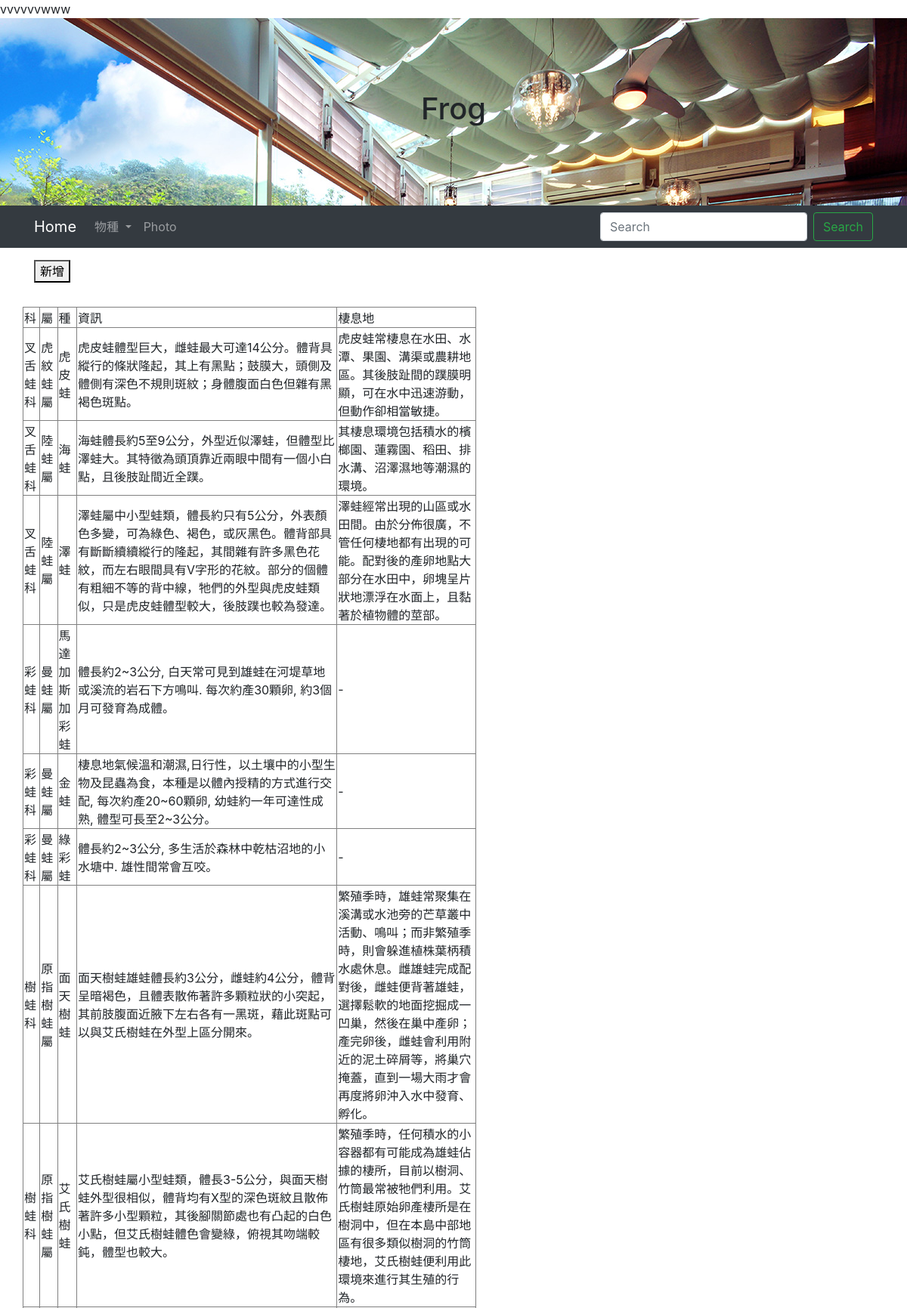
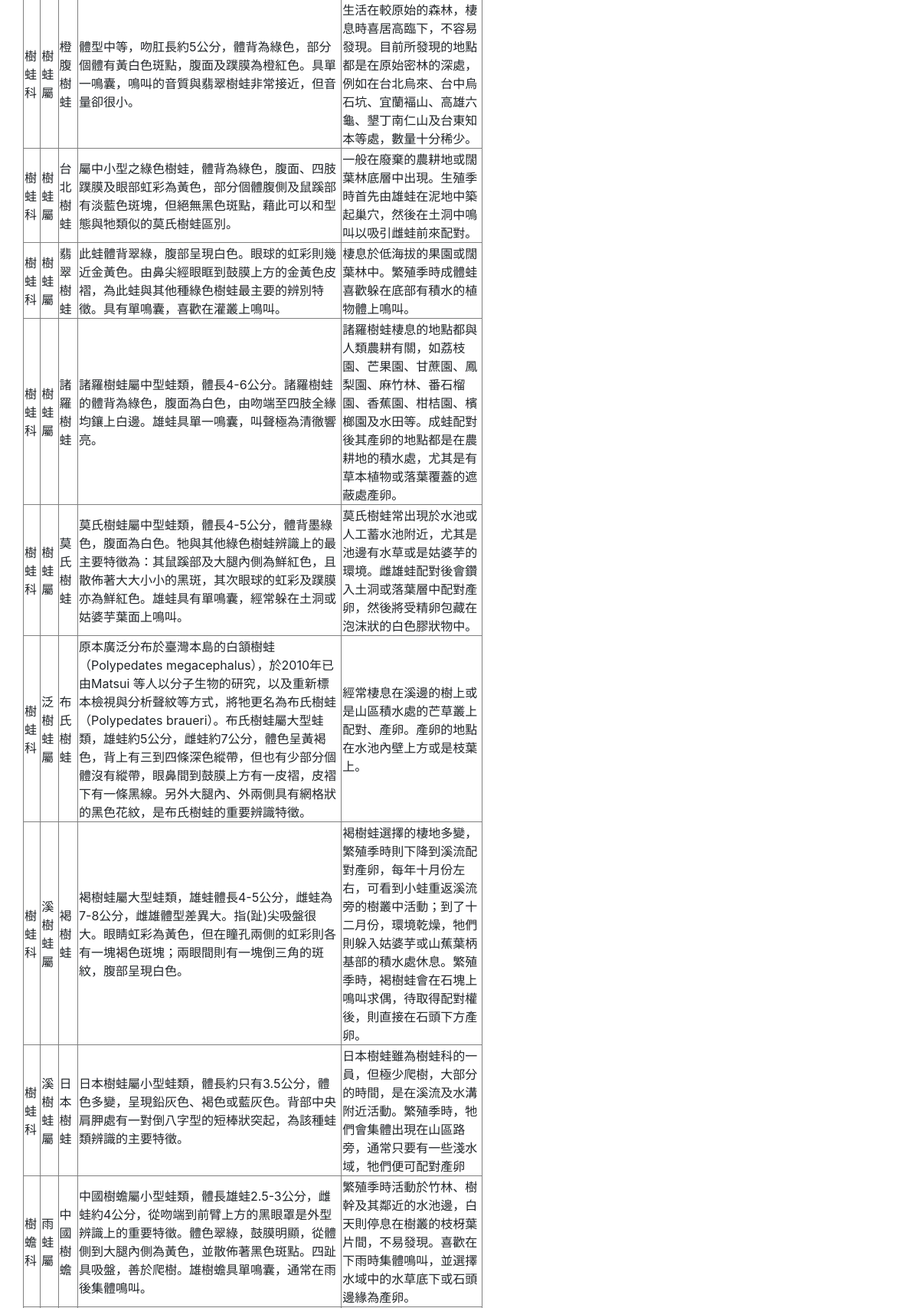
Screenshot of /Template2.0/FrogPage.php (upper part) with the database file from the repository (2 pictures, top to bottom).
### tables this page shows
CREATE TABLE `frogRecord` (
  `id` int(11) NOT NULL,
  `family` varchar(20) NOT NULL,
  `genus` varchar(20) NOT NULL,
  `species` varchar(20) NOT NULL,
  `info` varchar(300) NOT NULL,
  `place` varchar(200) NOT NULL
);

### Template2.0/FrogPage.php (the view, shortened to what this page needs)
<?php
    require("../Model.php");
?>
<!DOCTYPE html>
<html>
<head>
    <link rel="stylesheet" href="https://maxcdn.bootstrapcdn.com/bootstrap/4.0.0-beta.2/css/bootstrap.min.css">
</head>
<body>
<div class="header py-5">
    <h1 class="py-5">Frog</h1>
</div>
<nav class="navbar navbar-expand-lg navbar-dark bg-dark mb-3">
<div class="container">
  <a class="navbar-brand" href="Blog_layout.html">Home</a>
  <div class="collapse navbar-collapse" id="navbarSupportedContent">
    <ul class="navbar-nav mr-auto">
      <li class="nav-item dropdown">
        <a class="nav-link dropdown-toggle" href="#" id="navbarDropdown" role="button" data-toggle="dropdown" aria-haspopup="true" aria-expanded="false">
          物種
        </a>
      </li>
      <li class="nav-item">
        <a class="nav-link" href="#">Photo</a>
      </li>
    </ul>
    <form class="form-inline my-2 my-lg-0">
      <input class="form-control mr-sm-2" type="search" placeholder="Search" aria-label="Search">
      <button class="btn btn-outline-success my-2 my-sm-0" type="submit">Search</button>
    </form>
  </div>
  </div>
</nav>
<div class="container">
    <div class="row">
        <div class="col-lg-9 mb-sm-3">
            <ul class="nav nav-pills mb-3" id="pills-tab" role="tablist">
           <button type="button" onclick="location.href='FrogUpload.php'">新增</button>
        </div>
        <table class="tbspan" width="600" border="1">
            <tr>
                <td>科</td>
                <td>屬</td>
                <td>種</td>
                <td>資訊</td>
                <td>棲息地</td>
            </tr>
            <?php
                $results = getFrogList();
                while ($rs = mysqli_fetch_array($results)) {
                    echo "<tr><td>", $rs['family'], "<br/>",
                    "</td><td>", $rs['genus'],
                    "</td><td>", $rs['species'],
                    "</td><td>", $rs['info'],
                    "</td><td>", $rs['place'],
                    "</td></tr>";
                }
            ?>
        </table>
    </div>
</div>
    </body>
</html>

### Model.php (shortened to what this page needs)
<?php
    function getFrogList() {
        global $conn;
        $sql = "SELECT frogrecord.* FROM frogrecord";
        return mysqli_query($conn, $sql);
    }
?>
<!DOCTYPE>
<html>
    <head>
    </head>
    <body>
        <?php
            echo "vvvvvvwww";
        ?>
    </body>
</html>

### Template2.0/FrogPage.php (style rules this page uses)
.header { background-image: url("../img/i3.jpg"); text-align: center; background-size: cover; }

### rows the page displays
frogrecord: family "叉舌蛙科", genus "虎紋蛙屬", species "虎皮蛙", info "虎皮蛙體型巨大，雌蛙最大可達14公分。體背具縱行的條狀隆起，其上有黑點；鼓膜大，頭側及體側有深色不規則斑紋；身體腹面白色但雜有黑褐色斑點。", place "虎皮蛙常棲息在水田、水潭、果園、溝渠或農耕地區。其後肢趾間的蹼膜明顯，可在水中迅速游動，但動作卻相當敏捷。"
frogrecord: family "叉舌蛙科", genus "陸蛙屬", species "海蛙", info "海蛙體長約5至9公分，外型近似澤蛙，但體型比澤蛙大。其特徵為頭頂靠近兩眼中間有一個小白點，且後肢趾間近全蹼。", place "其棲息環境包括積水的檳榔園、蓮霧園、稻田、排水溝、沼澤濕地等潮濕的環境。"
frogrecord: family "叉舌蛙科", genus "陸蛙屬", species "澤蛙", info "澤蛙屬中小型蛙類，體長約只有5公分，外表顏色多變，可為綠色、褐色，或灰黑色。體背部具有斷斷續續縱行的隆起，其間雜有許多黑色花紋，而左右眼間具有V字形的花紋。部分的個體有粗細不等的背中線，牠們的外型與虎皮蛙類似，只是虎皮蛙體型較大，後肢蹼也較為發達。", place "澤蛙經常出現的山區或水田間。由於分佈很廣，不管任何棲地都有出現的可能。配對後的產卵地點大部分在水田中，卵塊呈片狀地漂浮在水面上，且黏著於植物體的莖部。"
frogrecord: family "彩蛙科", genus "曼蛙屬", species "馬達加斯加彩蛙", info "體長約2~3公分, 白天常可見到雄蛙在河堤草地或溪流的岩石下方鳴叫. 每次約產30顆卵, 約3個月可發育為成體。", place "-"
frogrecord: family "彩蛙科", genus "曼蛙屬", species "金蛙", info "棲息地氣候溫和潮濕,日行性，以土壤中的小型生物及昆蟲為食，本種是以體內授精的方式進行交配, 每次約產20~60顆卵, 幼蛙約一年可達性成熟, 體型可長至2~3公分。", place "-"
frogrecord: family "彩蛙科", genus "曼蛙屬", species "綠彩蛙", info "體長約2~3公分, 多生活於森林中乾枯沼地的小水塘中. 雄性間常會互咬。", place "-"
frogrecord: family "樹蛙科", genus "原指樹蛙屬", species "面天樹蛙", info "面天樹蛙雄蛙體長約3公分，雌蛙約4公分，體背呈暗褐色，且體表散佈著許多顆粒狀的小突起，其前肢腹面近腋下左右各有一黑斑，藉此斑點可以與艾氏樹蛙在外型上區分開來。", place "繁殖季時，雄蛙常聚集在溪溝或水池旁的芒草叢中活動、鳴叫；而非繁殖季時，則會躲進植株葉柄積水處休息。雌雄蛙完成配對後，雌蛙便背著雄蛙，選擇鬆軟的地面挖掘成一凹巢，然後在巢中產卵；產完卵後，雌蛙會利用附近的泥土碎屑等，將巢穴掩蓋，直到一場大雨才會再度將卵沖入水中發育、孵化。"
frogrecord: family "樹蛙科", genus "原指樹蛙屬", species "艾氏樹蛙", info "艾氏樹蛙屬小型蛙類，體長3-5公分，與面天樹蛙外型很相似，體背均有X型的深色斑紋且散佈著許多小型顆粒，其後腳關節處也有凸起的白色小點，但艾氏樹蛙體色會變綠，俯視其吻端較鈍，體型也較大。", place "繁殖季時，任何積水的小容器都有可能成為雄蛙佔據的棲所，目前以樹洞、竹筒最常被牠們利用。艾氏樹蛙原始卵產棲所是在樹洞中，但在本島中部地區有很多類似樹洞的竹筒棲地，艾氏樹蛙便利用此環境來進行其生殖的行為。"
frogrecord: family "樹蛙科", genus "樹蛙屬", species "橙腹樹蛙", info "體型中等，吻肛長約5公分，體背為綠色，部分個體有黃白色斑點，腹面及蹼膜為橙紅色。具單一鳴囊，鳴叫的音質與翡翠樹蛙非常接近，但音量卻很小。", place "生活在較原始的森林，棲息時喜居高臨下，不容易發現。目前所發現的地點都是在原始密林的深處，例如在台北烏來、台中烏石坑、宜蘭褔山、高雄六龜、墾丁南仁山及台東知本等處，數量十分稀少。"
frogrecord: family "樹蛙科", genus "樹蛙屬", species "台北樹蛙", info "屬中小型之綠色樹蛙，體背為綠色，腹面、四肢蹼膜及眼部虹彩為黃色，部分個體腹側及鼠蹊部有淡藍色斑塊，但絕無黑色斑點，藉此可以和型態與牠類似的莫氏樹蛙區別。", place "一般在廢棄的農耕地或闊葉林底層中出現。生殖季時首先由雄蛙在泥地中築起巢穴，然後在土洞中鳴叫以吸引雌蛙前來配對。"
frogrecord: family "樹蛙科", genus "樹蛙屬", species "翡翠樹蛙", info "此蛙體背翠綠，腹部呈現白色。眼球的虹彩則幾近金黃色。由鼻尖經眼眶到鼓膜上方的金黃色皮褶，為此蛙與其他種綠色樹蛙最主要的辨別特徵。具有單鳴囊，喜歡在灌叢上鳴叫。", place "棲息於低海拔的果園或闊葉林中。繁殖季時成體蛙喜歡躲在底部有積水的植物體上鳴叫。"
frogrecord: family "樹蛙科", genus "樹蛙屬", species "諸羅樹蛙", info "諸羅樹蛙屬中型蛙類，體長4-6公分。諸羅樹蛙的體背為綠色，腹面為白色，由吻端至四肢全緣均鑲上白邊。雄蛙具單一鳴囊，叫聲極為清徹響亮。", place "諸羅樹蛙棲息的地點都與人類農耕有關，如荔枝園、芒果園、甘蔗園、鳳梨園、麻竹林、番石榴園、香蕉園、柑桔園、檳榔園及水田等。成蛙配對後其產卵的地點都是在農耕地的積水處，尤其是有草本植物或落葉覆蓋的遮蔽處產卵。"
frogrecord: family "樹蛙科", genus "樹蛙屬", species "莫氏樹蛙", info "莫氏樹蛙屬中型蛙類，體長4-5公分，體背墨綠色，腹面為白色。牠與其他綠色樹蛙辨識上的最主要特徵為：其鼠蹊部及大腿內側為鮮紅色，且散佈著大大小小的黑斑，其次眼球的虹彩及蹼膜亦為鮮紅色。雄蛙具有單鳴囊，經常躲在土洞或姑婆芋葉面上鳴叫。", place "莫氏樹蛙常出現於水池或人工蓄水池附近，尤其是池邊有水草或是姑婆芋的環境。雌雄蛙配對後會鑽入土洞或落葉層中配對產卵，然後將受精卵包藏在泡沫狀的白色膠狀物中。"
frogrecord: family "樹蛙科", genus "泛樹蛙屬", species "布氏樹蛙", info "原本廣泛分布於臺灣本島的白頷樹蛙（Polypedates megacephalus），於2010年已由Matsui 等人以分子生物的研究，以及重新標本檢視與分析聲紋等方式，將牠更名為布氏樹蛙（Polypedates braueri）。布氏樹蛙屬大型蛙類，雄蛙約5公分，雌蛙約7公分，體色呈黃褐色，背上有三到四條深色縱帶，但也有少部分個體沒有縱帶，眼鼻間到鼓膜上方有一皮褶，皮褶下有一條黑線。另外大腿內、外兩側具有網格狀的黑色花紋，是布氏樹蛙的重要辨識特徵。", place "經常棲息在溪邊的樹上或是山區積水處的芒草叢上配對、產卵。產卵的地點在水池內壁上方或是枝葉上。"
frogrecord: family "樹蛙科", genus "溪樹蛙屬", species "褐樹蛙", info "褐樹蛙屬大型蛙類，雄蛙體長4-5公分，雌蛙為7-8公分，雌雄體型差異大。指(趾)尖吸盤很大。眼睛虹彩為黃色，但在瞳孔兩側的虹彩則各有一塊褐色斑塊；兩眼間則有一塊倒三角的斑紋，腹部呈現白色。", place "褐樹蛙選擇的棲地多變，繁殖季時則下降到溪流配對產卵，每年十月份左右，可看到小蛙重返溪流旁的樹叢中活動；到了十二月份，環境乾燥，牠們則躲入姑婆芋或山蕉葉柄基部的積水處休息。繁殖季時，褐樹蛙會在石塊上鳴叫求偶，待取得配對權後，則直接在石頭下方產卵。"
frogrecord: family "樹蛙科", genus "溪樹蛙屬", species "日本樹蛙", info "日本樹蛙屬小型蛙類，體長約只有3.5公分，體色多變，呈現鉛灰色、褐色或藍灰色。背部中央肩胛處有一對倒八字型的短棒狀突起，為該種蛙類辨識的主要特徵。", place "日本樹蛙雖為樹蛙科的一員，但極少爬樹，大部分的時間，是在溪流及水溝附近活動。繁殖季時，牠們會集體出現在山區路旁，通常只要有一些淺水域，牠們便可配對產卵"
frogrecord: family "樹蟾科", genus "雨蛙屬", species "中國樹蟾", info "中國樹蟾屬小型蛙類，體長雄蛙2.5-3公分，雌蛙約4公分，從吻端到前臂上方的黑眼罩是外型辨識上的重要特徵。體色翠綠，鼓膜明顯，從體側到大腿內側為黃色，並散佈著黑色斑點。四趾具吸盤，善於爬樹。雄樹蟾具單鳴囊，通常在雨後集體鳴叫。", place "繁殖季時活動於竹林、樹幹及其鄰近的水池邊，白天則停息在樹叢的枝枒葉片間，不易發現。喜歡在下雨時集體鳴叫，並選擇水域中的水草底下或石頭邊緣為產卵。"
